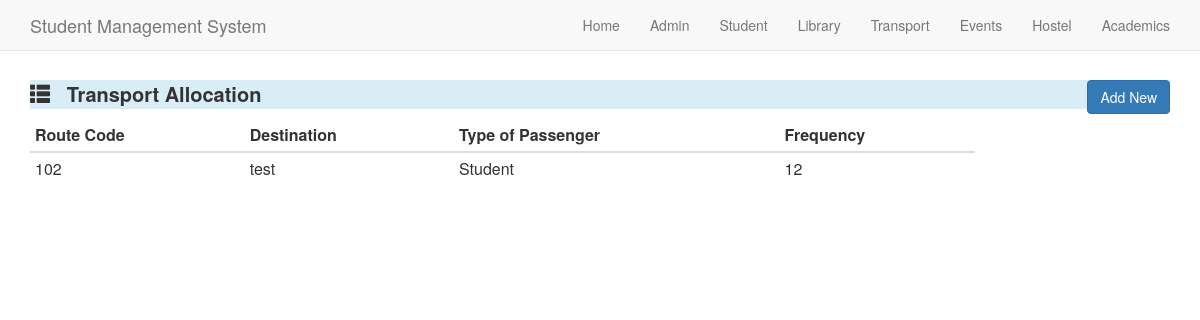
/talist/, run on the app's committed database.
### Transport/models.py (models this page shows, shortened)
class Route(models.Model):
    Vehicle_Number=models.ForeignKey(Vehicle,on_delete=models.CASCADE)
    Route_code=models.CharField(max_length=20)
    Start_place=models.CharField(max_length=25)
    Stop_place=models.CharField(max_length=25)
    def __str__(self):
        return '%s'%(self.Route_code)

class Transport_Allocation(models.Model):
    pessenger_choices=(
    ('Student','Student'),
    ('Employee','Employee')
    )
    Route_code=models.ForeignKey(Route,on_delete=models.CASCADE)
    Destination=models.CharField(max_length=20)
    Type_of_Pessenge=models.CharField(max_length=10,choices=pessenger_choices)
    Frequency=models.DecimalField(max_digits=2,decimal_places=0)

### Transport/views.py (the view)
# urls.py: url(r'^talist/$',traview.Transport_Allocation_list,name='ta_list'),
def Transport_Allocation_list(request):
    query =Transport_Allocation.objects.all()
    ta_list = []
    for q in query:
        temp_dict = {}
        temp_dict['Route_code']= q.Route_code
        temp_dict['Destination']=q.Destination
        temp_dict['Type_of_Pessenge']=q.Type_of_Pessenge
        temp_dict['Frequency']=q.Frequency
        ta_list.append(temp_dict)
    context_dict = {'query':ta_list}
    return render(request,'talist.html',context_dict)

### Transport/templates/talist.html (shortened to what this page needs)
<html>
<head>
	<link rel="stylesheet" href="https://maxcdn.bootstrapcdn.com/bootstrap/3.3.7/css/bootstrap.min.css">
</head>
<body >
{% block content %}
  <nav class="navbar navbar-default navbar-fixed-top">
    <div class="container">
      <div class="navbar-header">
        <a class="navbar-brand" href="index.html">Student Management System</a>
      </div>
      <div class="collapse navbar-collapse" id="myNavbar">
        <ul class="nav navbar-nav navbar-right">
          <li><a href="/">Home</a></li>
          <li><a href="/admin">Admin</a></li>
          <li><a href="/student">Student</a></li>
          <li><a href="/library">Library</a></li>
          <li><a href="/transport">Transport</a></li>
          <li><a href="/events">Events</a></li>
          <li><a href="/hostel">Hostel</a></li>
          <li><a href="/academics">Academics</a></li>
        </ul>
      </div>
    </div>
  </nav>
 <br><br>
 <br>
 <br>
 <div class="container">
	<div class="row">
		<div class='col-md-12'>
			<p class="bg-info" style='font-size:20px;font-weight:bold;'>
				<span class="glyphicon glyphicon-th-list"></span>
				&nbsp;
				Transport Allocation
				<a href="/addta" button type="button" style="float: right" class="btn btn-primary">Add New</button></a>
			</p>
		</div>
	</div>
		<div class='row'>
		<div class='col-md-10 pull-left'>
		<table class="table table-condensed">
			<thead>
		<tr>
			<th>Route Code</th>
      <th>Destination</th>
      <th>Type of Passenger</th>
      <th>Frequency</th>
		</tr>
			</thead>
			<tbody>
			{% for q in query %}
		<tr>
			<td>{{q.Route_code}}</td>
      <td>{{q.Destination}}</td>
      <td>{{q.Type_of_Pessenge}}</td>
      <td>{{q.Frequency}}</td>
		</tr>
		{% endfor %}
	</tbody>
	</table>
		</div>
	</div>
</div>
{% endblock %}

### data on the page
Route: Route_code "102", Destination "test", Type_of_Pessenge "Student", Frequency "12"
